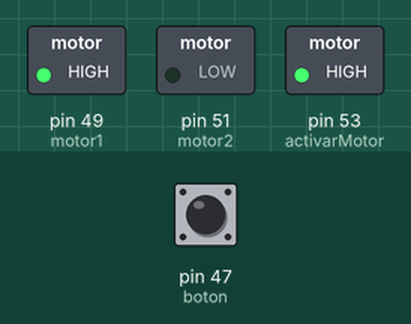
Simulated run of this sketch. Board: Arduino Mega 2560, built with avr-gcc and run on an emulated ATmega2560. On the bench: switched loads named in the sketch (green lamp = pin HIGH). The test bench sets the inputs (shaded band); at power-on: pin 47 (boton) LOW.

Above: at 1.2 s.
1.3 s: pin 47 (boton) pulled HIGH for 0.15 s
At 1.37 s:
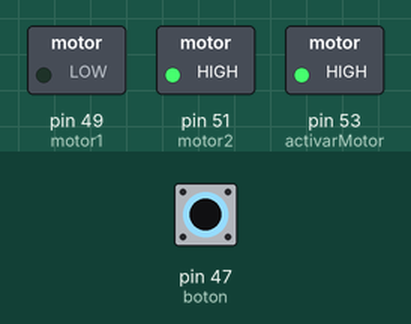
2.9 s: pin 47 (boton) pulled HIGH for 3.2 s
At 7.5 s:
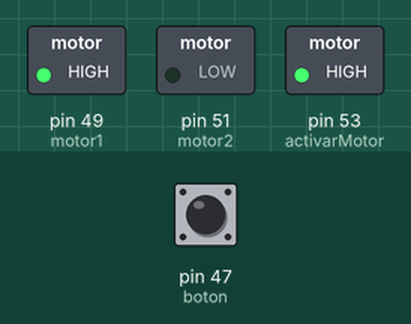
Timing chart, 0 to 9.0 s (numbered marks = the images above; inputs shaded):
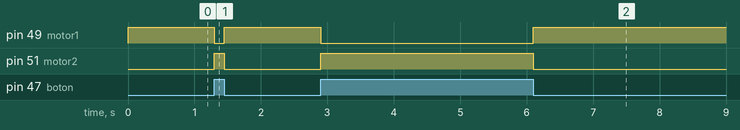

Measured:
- after the input at 1.3 s, pin 49 (motor1): HIGH → LOW at once, → HIGH 0.15 s later; pin 51 (motor2): LOW → HIGH at once, → LOW 0.15 s later
- after the input at 2.9 s, pin 49 (motor1): HIGH → LOW at once, → HIGH 3.2 s later; pin 51 (motor2): LOW → HIGH at once, → LOW 3.2 s later

The sketch:

MOTORDC-BOTON.ino
```cpp
int boton = 47;
int motor1 = 49;
int motor2 = 51;
int activarMotor = 53;

void setup() {
  // put your setup code here, to run once:
  pinMode(boton, INPUT);
  pinMode(motor1, OUTPUT);
  pinMode(motor2, OUTPUT);
  pinMode(activarMotor, OUTPUT);

  digitalWrite(activarMotor, HIGH);

}

void loop() {
  // put your main code here, to run repeatedly:
  if (digitalRead(boton) == HIGH){
    digitalWrite(motor1, LOW);
    digitalWrite(motor2, HIGH);
  }
  else{
    digitalWrite(motor1, HIGH);
    digitalWrite(motor2, LOW);
  }

}
```
